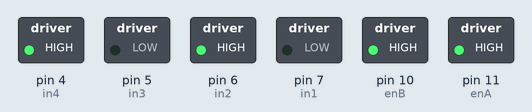
A sketch run on a simulated Arduino Uno, built with avr-gcc and run on an emulated ATmega328P. Parts: switched loads named in the sketch (green lamp = pin HIGH).

Above: at 0.1 s.
Timing chart, 0 to 1.6 s (numbered marks = the images above):
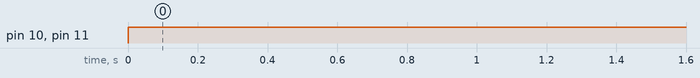

Measured:
- by itself, pin 10 (enB), pin 11 (enA): LOW → HIGH at 0.00 s

The sketch:

double.ino
```cpp
#define enA 11    //Code expecting left hand motor
#define in1 7
#define in2 6
#define enB 10    //Code expecting right hand motor
#define in3 5
#define in4 4
#define button 4
int val = 0;

void setup() {
  pinMode(enA, OUTPUT);
  pinMode(in1, OUTPUT);
  pinMode(in2, OUTPUT);

  pinMode(enB, OUTPUT);
  pinMode(in3, OUTPUT);
  pinMode(in4, OUTPUT);
  //pinMode(button, INPUT);
  // Set initial rotation direction
  digitalWrite(in1, LOW);
  digitalWrite(in2, HIGH);

  digitalWrite(in3, LOW);
  digitalWrite(in4, HIGH);
  //analogWrite(enA, 125);
}

void loop() {
  // put your main code here, to run repeatedly:
  analogWrite(enA, 255);
  //digitalWrite(enB, HIGH);
  analogWrite(enB, 255);
  //digitalWrite(enA, HIGH);
}
```
